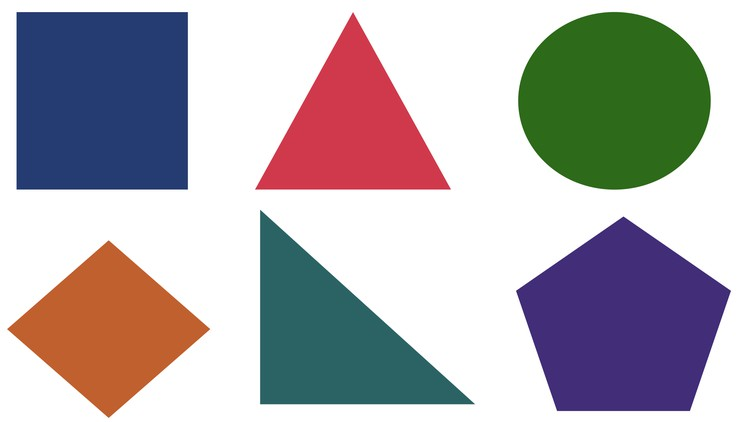
#> input picture test_img.jpg, 750 x 422 px
$ python test2.py --image test_img.jpg
#> lines starting #> are read from the running program, lines starting #| are printed output that depends on the picture; after the words box and inside, x2 and y2 are one past the last pixel; in counts of white or black regions, pixels touching at a corner belong together
### shapeDetector.py
import cv2

class ShapeDetector:
	def __init__(self):
		pass
	def detect(self, c):
		# initialize the shape name and approximate the contour
		shape = "unidentified"
		peri = cv2.arcLength(c, True)
		approx = cv2.approxPolyDP(c, 0.04 * peri, True)
        # if the shape is a triangle, it will have 3 vertices
		if len(approx) == 3:
			shape = "triangle"
		# if the shape has 4 vertices, it is either a square or
		# a rectangle
		elif len(approx) == 4:
			# compute the bounding box of the contour and use the
			# bounding box to compute the aspect ratio
			(x, y, w, h) = cv2.boundingRect(approx)
			ar = w / float(h)
			# a square will have an aspect ratio that is approximately
			# equal to one, otherwise, the shape is a rectangle
			shape = "square" if ar >= 0.95 and ar <= 1.05 else "rectangle"
		# if the shape is a pentagon, it will have 5 vertices
		elif len(approx) == 5:
			shape = "pentagon"
		# otherwise, we assume the shape is a circle
		else:
			shape = "circle"
		# return the name of the shape
		return shape

### test2.py
import cv2
from shapeDetector import ShapeDetector
import argparse
import imutils

def define_roi(x1, y1, x2, y2, frame):
    cv2.rectangle(frame, (x1, y1), (x2, y2), (255, 0, 0), 2)  # Draw blue rectangle

x1 = 120
y1 = 150
x2 = 240
y2 = 250

ap = argparse.ArgumentParser()
ap.add_argument("-i", "--image", required=True, help="path to the input image")
args = vars(ap.parse_args())

image = cv2.imread(args["image"])
#> image is the input picture: shape (422, 750, 3); mean B, G, R 177.4, 174, 178.5
image = imutils.resize(image, width=600)
#> image: shape (337, 600, 3)
ratio = image.shape[0] / float(image.shape[0])
#> ratio = 1
gray = cv2.cvtColor(image[0:500,0:550], cv2.COLOR_BGR2GRAY)
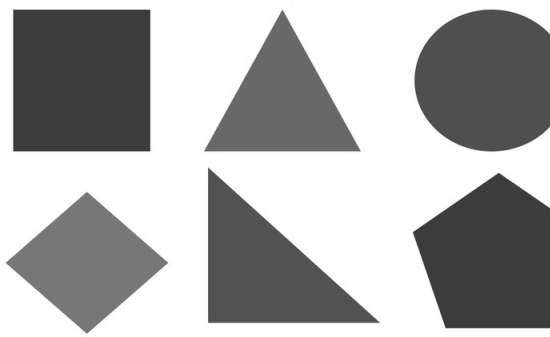
#> gray: shape (337, 550); min 50, max 255, mean 172
blurred = cv2.GaussianBlur(gray, (5, 5), 0)
canny = cv2.Canny(blurred, threshold1=10, threshold2=20)
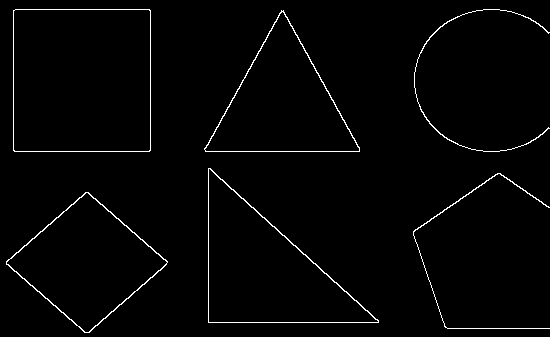
#> canny: shape (337, 550); 1.8% white in thin lines or dots
thresh = cv2.threshold(canny, 0, 255, cv2.THRESH_BINARY)[1]

ROI_frame = image[y1:y2, x1:x2]
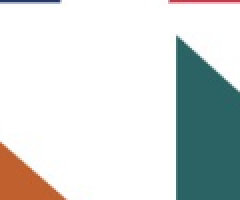
#> ROI_frame: shape (100, 120, 3) (shown 2 times larger); mean B, G, R 216.9, 218.5, 212.8
define_roi(x1, y1, x2, y2, image)
#> in define_roi, `cv2.rectangle(frame, (x1, y1), (x2, y2), (255, 0, 0), 2)`:
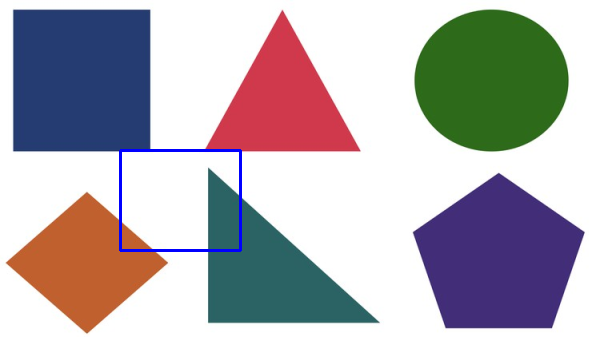
#> frame: shape (337, 600, 3); mean B, G, R 177.9, 172.9, 177.3

cnts = cv2.findContours(thresh.copy(), cv2.RETR_EXTERNAL, cv2.CHAIN_APPROX_SIMPLE)
#> cnts = 6 contours; box (x1, y1, x2, y2) and area: (13, 9, 151, 152) 19451, (208, 168, 379, 323) 13328, (6, 192, 168, 333) 11680, (204, 10, 360, 152) 11219, (414, 9, 550, 152) 97, (413, 173, 550, 329) 94
cnts = imutils.grab_contours(cnts)
sd = ShapeDetector()

for c in cnts:
    M = cv2.moments(c)

    # Check if the area (m00) is non-zero before performing division
    if M["m00"] != 0:
        cX = int((M["m10"] / M["m00"]) * ratio)
        cY = int((M["m01"] / M["m00"]) * ratio)

        shape = sd.detect(c)

        c = c.astype("float")
        c *= ratio
        c = c.astype("int")
        cv2.drawContours(image, [c], -1, (0, 255, 0), 2)
        cv2.putText(image, shape, (cX, cY), cv2.FONT_HERSHEY_SIMPLEX, 0.5, (255, 255, 255), 2)
#> this loop made 6 passes
#> (cX, cY, shape, peri in detect, approx in detect, x in detect, y in detect, w in detect) on passes 1, 6: (86, 262, 'rectangle', 440.9, [[85, 192], [6, 264], [89, 332], [167, 261]], 6, 192, 162), (81, 80, 'square', 555.7, [[13, 10], [13, 150], [149, 151], [150, 10]], 13, 10, 138)
#> (cX, cY, shape, peri in detect, approx in detect) on passes 3 to 4: (265, 270, 'triangle', 559, [[208, 168], [208, 322], [378, 322]]), (281, 103, 'triangle', 502.6, [[281, 10], [205, 151], [359, 151]])
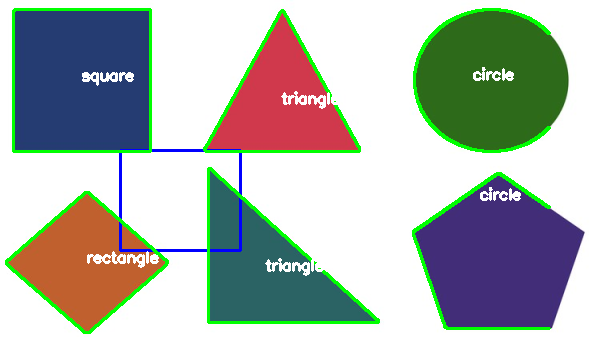
#> image: shape (337, 600, 3); mean B, G, R 172, 178.8, 171.1

cv2.imshow("Image", image)
cv2.imshow("Canny", thresh)
cv2.waitKey(0)


def getROI(img, imgContour):
    contours, hierarchy = cv2.findContours(img, cv2.RETR_EXTERNAL, cv2.CHAIN_APPROX_NONE)
    for cnt in contours:
        areaMin = cv2.getTrackbarPos("ROI Area", "Parameters")
        area = cv2.contourArea(cnt)
        epsilon = 0.03 * cv.arcLength(cnt, True)
        approx = cv.approxPolyDP(cnt, epsilon, True)
        num_vertices = len(approx)
        x, y, w, h = cv.boundingRect(approx)
        aspect_ratio = float(w) / h
        cv.rectangle(imgContour, (x , y), (x + w, y + h), (0, 255, 0), 2)
        cv.putText(imgContour, "ROI", (x + w + 20, y + 180), cv.FONT_HERSHEY_COMPLEX, 1, (0, 255, 0), 1)  # Only print "ROI"
